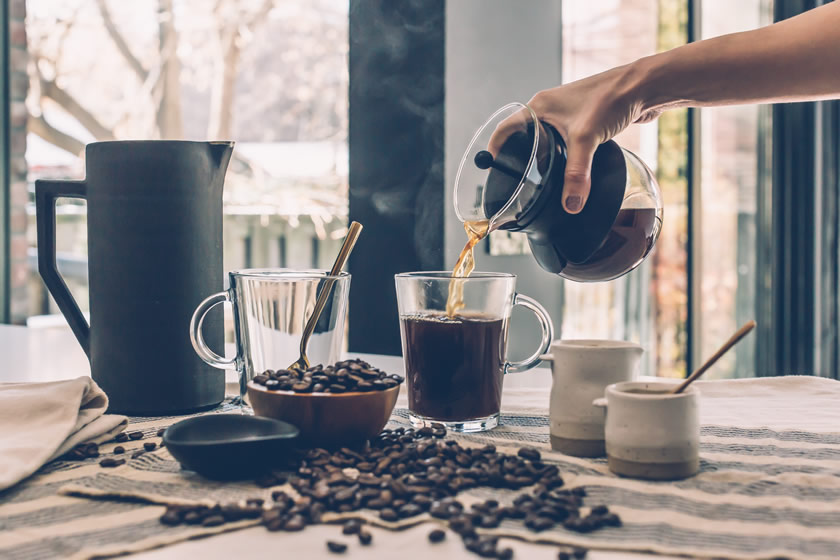
#> input picture 2118_chilling_cafe/img/chilling-cafe-01.jpg, 840 x 560 px
$ python detect.py --video ../2118_chilling_cafe/img/chilling-cafe-01.jpg --image ../2118_chilling_cafe/img/chilling-cafe-11.jpg
#> lines starting #> are read from the running program, lines starting #| are printed output that depends on the picture
#> in detectByPathVideo, frame is the input picture: shape (560, 840, 3); mean B, G, R 138.4, 137.9, 142.6
import cv2
import imutils
import numpy as np
import argparse


HOGCV = cv2.HOGDescriptor()
HOGCV.setSVMDetector(cv2.HOGDescriptor_getDefaultPeopleDetector())


def detect(frame):
    bounding_box_cordinates, weights =  HOGCV.detectMultiScale(frame, winStride = (4, 4), padding = (8, 8), scale = 1.03)
#> bounding_box_cordinates = [[423, 88, 69, 139], [230, 190, 74, 148], [251, 182, 81, 162]]; weights = [0.101, 0.554, 0.688]

    person = 1
    for x,y,w,h in bounding_box_cordinates:
        cv2.rectangle(frame, (x,y), (x+w,y+h), (0,255,0), 2)
        cv2.putText(frame, f'person {person}', (x,y), cv2.FONT_HERSHEY_SIMPLEX, 0.5, (0,0,255), 1)
        person += 1
#> this loop made 3 passes
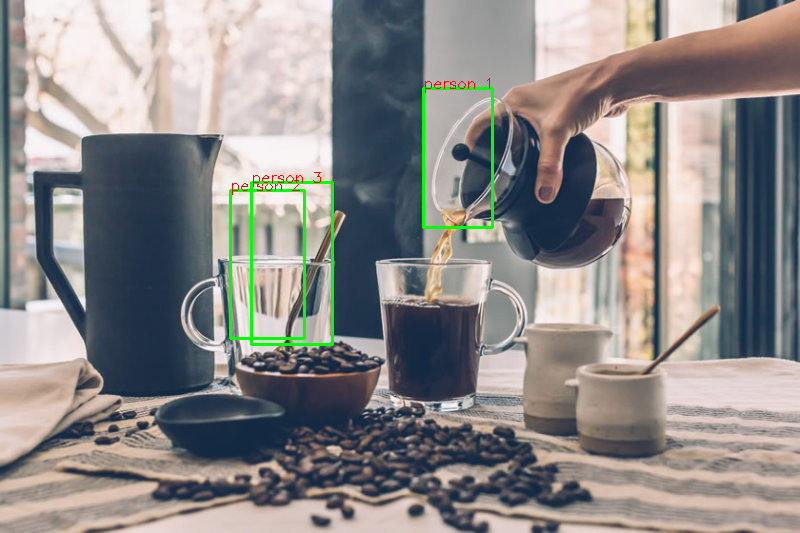
#> frame: shape (533, 800, 3); mean B, G, R 136.8, 138.6, 141.2
#> after the loop, person = 4

    cv2.putText(frame, 'Status : Detecting ', (40,40), cv2.FONT_HERSHEY_DUPLEX, 0.8, (255,0,0), 2)
    cv2.putText(frame, f'Total Persons : {person-1}', (40,70), cv2.FONT_HERSHEY_DUPLEX, 0.8, (255,0,0), 2)
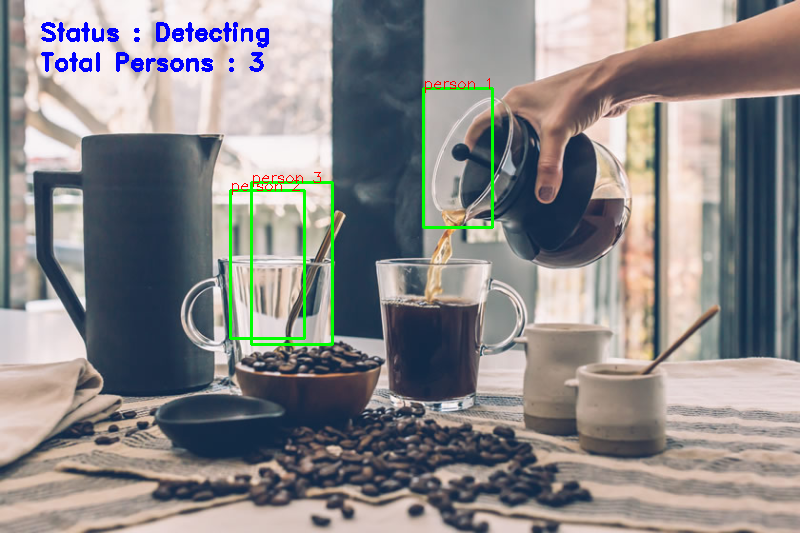
#> frame: shape (533, 800, 3); mean B, G, R 137.1, 136.8, 139.3
    cv2.imshow('output', frame)

    return frame


def humanDetector(args):
    image_path = args["image"]
    video_path = args['video']
    if str(args["camera"]) == 'true' : camera = True
    else : camera = False

    writer = None
    if args['output'] is not None and image_path is None:
        writer = cv2.VideoWriter(args['output'],cv2.VideoWriter_fourcc(*'MJPG'), 10, (600,600))

    if camera:
        print('[INFO] Opening Web Cam.')
        detectByCamera(ouput_path,writer)
    elif video_path is not None:
        print('[INFO] Opening Video from path.')
        detectByPathVideo(video_path, writer)
    elif image_path is not None:
        print('[INFO] Opening Image from path.')
        detectByPathImage(image_path, args['output'])


# [17 lines left out: function detectByCamera, not called in this run]


def detectByPathVideo(path, writer):

    video = cv2.VideoCapture(path)
    check, frame = video.read()
    if check == False:
        print('Video Not Found. Please Enter a Valid Path (Full path of Video Should be Provided).')
        return

    print('Detecting people...')
    while video.isOpened():
        #check is True if reading was successful
        check, frame =  video.read()

        if check:
            frame = imutils.resize(frame , width=min(800,frame.shape[1]))
            frame = detect(frame)

            if writer is not None:
                writer.write(frame)

            key = cv2.waitKey(1)
#> (key q is pressed here)
            if key== ord('q'):
                break
        else:
            break
    video.release()
    cv2.destroyAllWindows()

# [32 lines left out: functions detectByCamera, detectByPathImage, not called in this run]


def argsParser():
    arg_parse = argparse.ArgumentParser()
    arg_parse.add_argument("-v", "--video", default=None, help="path to Video File ")
    arg_parse.add_argument("-i", "--image", default=None, help="path to Image File ")
    arg_parse.add_argument("-c", "--camera", default=False, help="Set true if you want to use the camera.")
    arg_parse.add_argument("-o", "--output", type=str, help="path to optional output video file")
    args = vars(arg_parse.parse_args())

    return args


if __name__ == "__main__":
    HOGCV = cv2.HOGDescriptor()
    HOGCV.setSVMDetector(cv2.HOGDescriptor_getDefaultPeopleDetector())

    args = argsParser()
    humanDetector(args)
